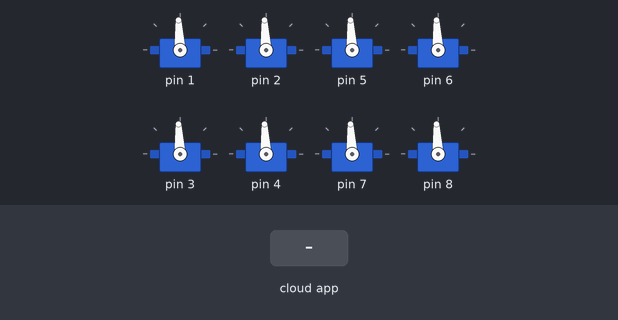
The sketch below on a simulated Arduino Uno, built with avr-gcc and run on an emulated ATmega328P. Parts: 8 × servo. The inputs (shaded band) are chosen by the test bench. The ROS host is connected and sends only what is stated.

Above: at 1.2 s.
1.3 s: the phone or cloud app sets 1 to 1
At 1.9 s:
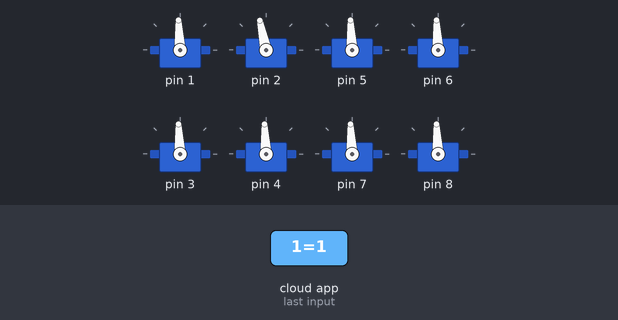
2.8 s: the phone or cloud app sets 2 to 1
At 4.0 s:
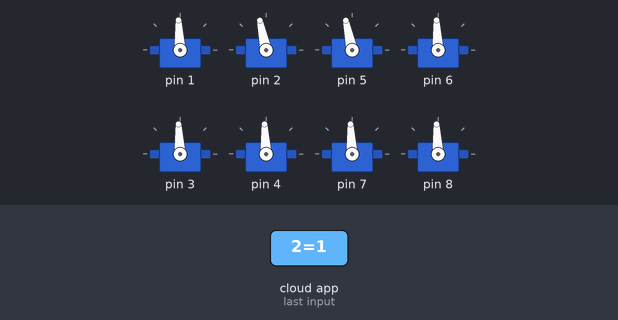
4.3 s: the phone or cloud app sets 1 to 0
At 5.4 s:
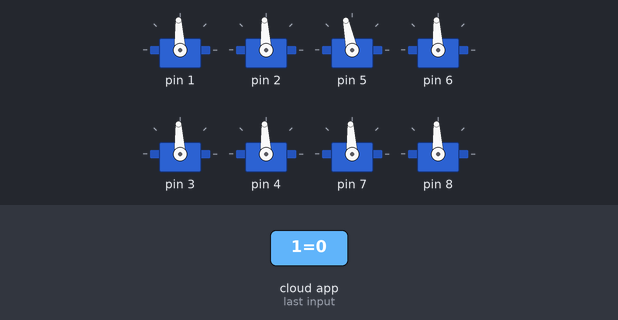
5.8 s: the phone or cloud app sets 3 to 1
At 6.5 s:
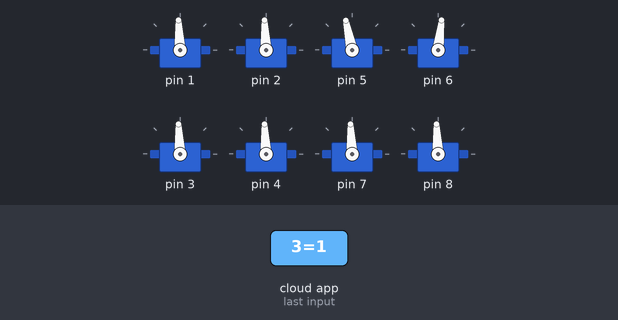
7.3 s: the phone or cloud app sets 4 to 1
At 7.6 s:
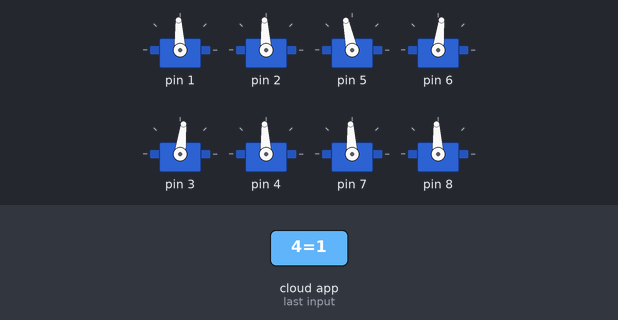
8.8 s: the phone or cloud app sets depth to 1
At 9.9 s:
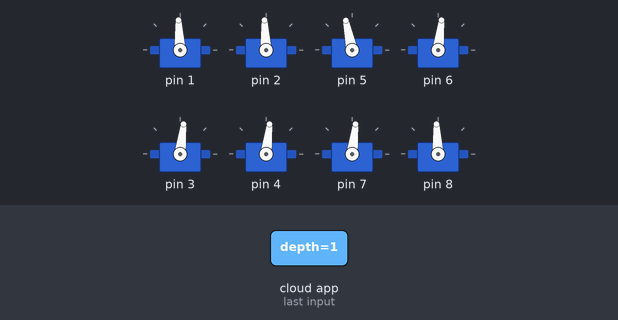
Timing chart, 0 to 11.3 s (numbered marks = the images above; inputs shaded):
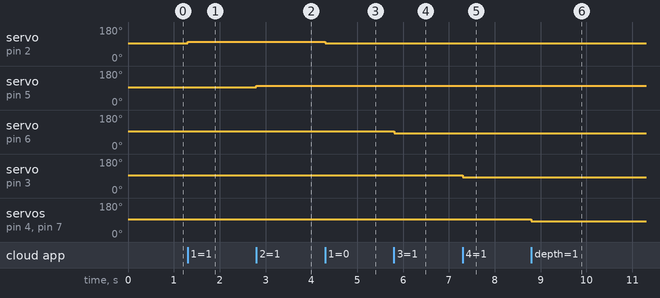

Measured:
- after the input at 1.3 s, servo on pin 2: 93° → 102° at once
- after the input at 2.8 s, servo on pin 5: 93° → 102° at once
- after the input at 4.3 s, servo on pin 2: 102° → 93° at once
- after the input at 5.8 s, servo on pin 6: 93° → 83° at once
- after the input at 7.3 s, servo on pin 3: 93° → 83° at once
- after the input at 8.8 s, servo on pin 4, servo on pin 7: 93° → 83° at once

The sketch:

Hydrus.ino
```cpp
// This will be the main arduino sketch to put in the  Hydrus microcontroller.

# pragma once
#include <Arduino.h>

# include "ros_embedded_node.h"

void setup()
{
  initRosNode();
  initializeThrustersArduino();
}

void loop()
{
  // publishCurrentDepth();
  runRosNode();
}
```

devices.h
```cpp
#ifndef DEVICES_H
#define DEVICES_H

#include <ros.h>
#include <Servo.h>
#include <std_msgs/Int8.h>

struct Thruster {
  bool forward;
  int pin;
  Servo motor;

  Thruster(bool _forward, int _pin) {
    forward = _forward;
    pin = _pin;
    motor.attach(_pin);
  }

};

// T100 thrusters declarations
void setThruster_1(const std_msgs::Int8& thrusterValue);
void setThruster_2(const std_msgs::Int8& thrusterValue);
void setThruster_3(const std_msgs::Int8& thrusterValue);
void setThruster_4(const std_msgs::Int8& thrusterValue);
void setThruster_5(const std_msgs::Int8& thrusterValue);
void setThruster_6(const std_msgs::Int8& thrusterValue);
void setDepth(const std_msgs::Int8& thrusterValue);
void launchTorpedo(const std_msgs::Int8& thrusterValue);

extern ros::Subscriber<std_msgs::Int8> thruster_sub_1;
extern ros::Subscriber<std_msgs::Int8> thruster_sub_2;
extern ros::Subscriber<std_msgs::Int8> thruster_sub_3;
extern ros::Subscriber<std_msgs::Int8> thruster_sub_4;
extern ros::Subscriber<std_msgs::Int8> depth_sub;
extern ros::Subscriber<std_msgs::Int8> torpedo_sub;
#endif
```

ros_embedded_node.cpp
```cpp
#include "ros_embedded_node.h"
#include "devices.h"

ros::NodeHandle nh;

void initRosNode(void)
{
    nh.initNode();  // Initialize ROS node
    nh.subscribe(thruster_sub_1);
    nh.subscribe(thruster_sub_2);
    nh.subscribe(thruster_sub_3);
    nh.subscribe(thruster_sub_4);
    nh.subscribe(depth_sub);
    nh.subscribe(torpedo_sub);
}

void runRosNode(void)
{
    nh.spinOnce();
}
```

ros_embedded_node.h
```cpp
#ifndef ROS_DEPS_H

#define ROS_DEPS_H

#include <ros.h>

void initializeThrustersArduino(void);

extern ros::NodeHandle nh;
void initRosNode(void);
void runRosNode(void);


#endif
```

thrusters.cpp
```cpp
#include <Servo.h>
#include <std_msgs/Int8.h>
#include "devices.h"

// Macro and enum declarations

#define PWM_NEUTRAL 1500  // The thruster's output force is 0 lbf at th
#define PWM_FORWARD 1600
#define PWM_BACKWARDS 1400

#define MOTOR_NUM 8
#define MODEL_NAME "hydrus"

#define TORPEDO_MOTOR_NUM 2
#define DEPTH_MOTOR_NUM 2
const int depth_motors[DEPTH_MOTOR_NUM] = {5, 6};
const int torpedo_motors[TORPEDO_MOTOR_NUM] = {7, 8};

struct thrusterArray {
  Thruster thrusters[MOTOR_NUM];

  //Basically declare whether motor is forward or not, and a pin for each thruster
  thrusterArray() : thrusters{
    //forward motor 1
    {true, 1},
    //forward motor 2
    {true, 2},
    //backward motor 1
    {true, 5},
    //backward motor 2
    {false, 6},
    //depth motor 1
    {false, 3},
    //depth motor 2
    {false, 4},
    //torpedo motor 1
    {false, 7},
    //torpedo motor 2
    {true, 8},
  } { }
};

const thrusterArray thrusterArr;

static char* thruster_topics[MOTOR_NUM];
static bool init_motors = false;

char* thruster_topics_0 =  "/" MODEL_NAME "/thrusters/1";
char* thruster_topics_1 =  "/" MODEL_NAME "/thrusters/2";
char* thruster_topics_2 =  "/" MODEL_NAME "/thrusters/3";
char* thruster_topics_3 =  "/" MODEL_NAME "/thrusters/4";
char* depth_topic =  "/" MODEL_NAME "/depth";
char* torpedo_topic =  "/" MODEL_NAME "/torpedo";

ros::Subscriber<std_msgs::Int8> thruster_sub_1(thruster_topics_0, setThruster_1);
ros::Subscriber<std_msgs::Int8> thruster_sub_2(thruster_topics_1, setThruster_2);
ros::Subscriber<std_msgs::Int8> thruster_sub_3(thruster_topics_2, setThruster_3);
ros::Subscriber<std_msgs::Int8> thruster_sub_4(thruster_topics_3, setThruster_4);
ros::Subscriber<std_msgs::Int8> depth_sub(depth_topic, setDepth);
ros::Subscriber<std_msgs::Int8> torpedo_sub(torpedo_topic, launchTorpedo);

void initializeThrustersArduino(void)
{
    init_motors = true;
    for (uint8_t i = 0; i < MOTOR_NUM; i++){
        thrusterArr.thrusters[i].motor.writeMicroseconds(PWM_NEUTRAL);  // This sets the thrusters output force to 0 lbf
    }
}

//----------------------
//----------------------
//  Callbacks

// Setter for the thruster motor PWM values

void setThruster(int id, const std_msgs::Int8& thrusterValue) {
  if(!init_motors) return;

  const int data = thrusterValue.data;
  bool forward = thrusterArr.thrusters[id].forward;
  int value = 0;

  if (data <= -5 || data >= 5) return; //Sensible values please

  if (data == 0) {
    value = PWM_NEUTRAL;
  } else if (data < 0) { //If we want to go backwards
    if (forward) {
      /*Since motor goes forward and we want to go backwards, if data == -1, then
      just write PWM_BACKWARDS (-1 + 1 = 0). If data < 1, then substract the PWM_VALUE to that
      based on the data inserted. For example, -1.5 will sum 1400 + (-0.5)*50,
      which equals 1375. */
      value = PWM_BACKWARDS + (1+data)*50;
    } else {
      /*Same idea but swapped since the motor moves backwards by default.
      It is substracted since we are dealing with negative numbers*/
      value = PWM_FORWARD - (1+data)*50;
    }
  } else { //We want to go forward
    if (forward) {
      value = PWM_FORWARD + (1-data)*50;
    } else {
      value = PWM_BACKWARDS - (1-data)*50;
    }
  }
  thrusterArr.thrusters[id].motor.writeMicroseconds(value);
}

void setThruster_1(const std_msgs::Int8& thrusterValue)
{
  setThruster(1, thrusterValue);
}
void setThruster_2(const std_msgs::Int8& thrusterValue)
{
  setThruster(2, thrusterValue);
}
void setThruster_3(const std_msgs::Int8& thrusterValue)
{
  setThruster(3, thrusterValue);
}
void setThruster_4(const std_msgs::Int8& thrusterValue)
{
  setThruster(4, thrusterValue);
}

void setDepth(const std_msgs::Int8& thrusterValue)
{
  for (int i = 0; i < DEPTH_MOTOR_NUM; ++i) {
    int id = depth_motors[i];
    setThruster(id, thrusterValue);
  }
}

void launchTorpedo(const std_msgs::Int8& thrusterValue)
{
  for (int i = 0; i < TORPEDO_MOTOR_NUM; ++i) {
    int id = torpedo_motors[i];
    setThruster(id, thrusterValue);
  }
}
```
